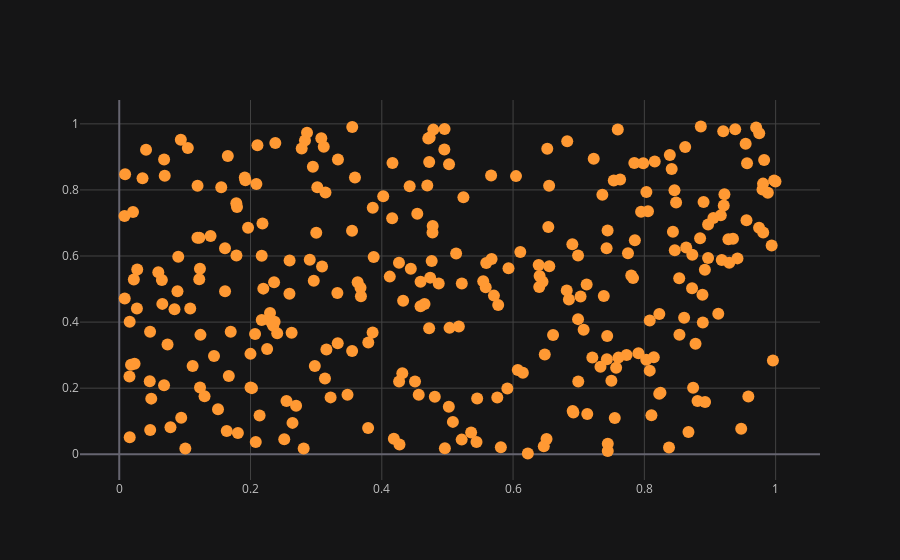

This figure's notebook cell:
### Code cell
df.iplot(x = 'a', y = 'b', mode = 'markers')

### Figure 1 — Plotly figure (JSON) as saved in the notebook; plotly's stock layout.template omitted (floating-point values rounded to 4 significant figures; data arrays with more than 128 entries replaced by an {"elided": "..."} marker saying what was removed)
{"data": [{"line": {"color": "rgba(255, 153, 51, 1.0)", "dash": "solid", "shape": "linear", "width": 1.3}, "marker": {"size": 12, "symbol": "circle"}, "mode": "markers", "name": "b", "text": "", "type": "scatter", "x": {"elided": "300 float values"}, "y": {"elided": "300 float values"}}], "layout": {"legend": {"bgcolor": "#151516", "font": {"color": "#D9D9D9"}}, "paper_bgcolor": "#151516", "plot_bgcolor": "#151516", "title": {"font": {"color": "#D9D9D9"}}, "xaxis": {"gridcolor": "#434343", "showgrid": true, "tickfont": {"color": "#C2C2C2"}, "title": {"font": {"color": "#D9D9D9"}, "text": ""}, "zerolinecolor": "#666570"}, "yaxis": {"gridcolor": "#434343", "showgrid": true, "tickfont": {"color": "#C2C2C2"}, "title": {"font": {"color": "#D9D9D9"}, "text": ""}, "zerolinecolor": "#666570"}}}
